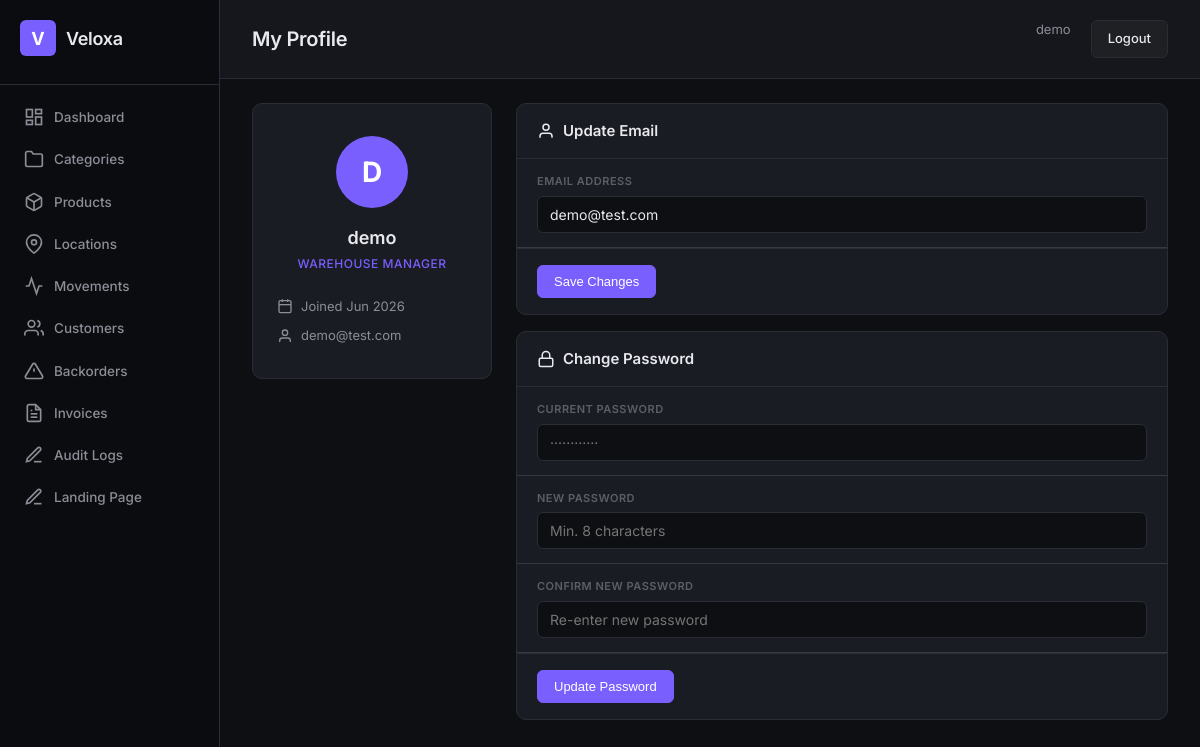
The page /profile/ (signed in) on the database as committed earlier.
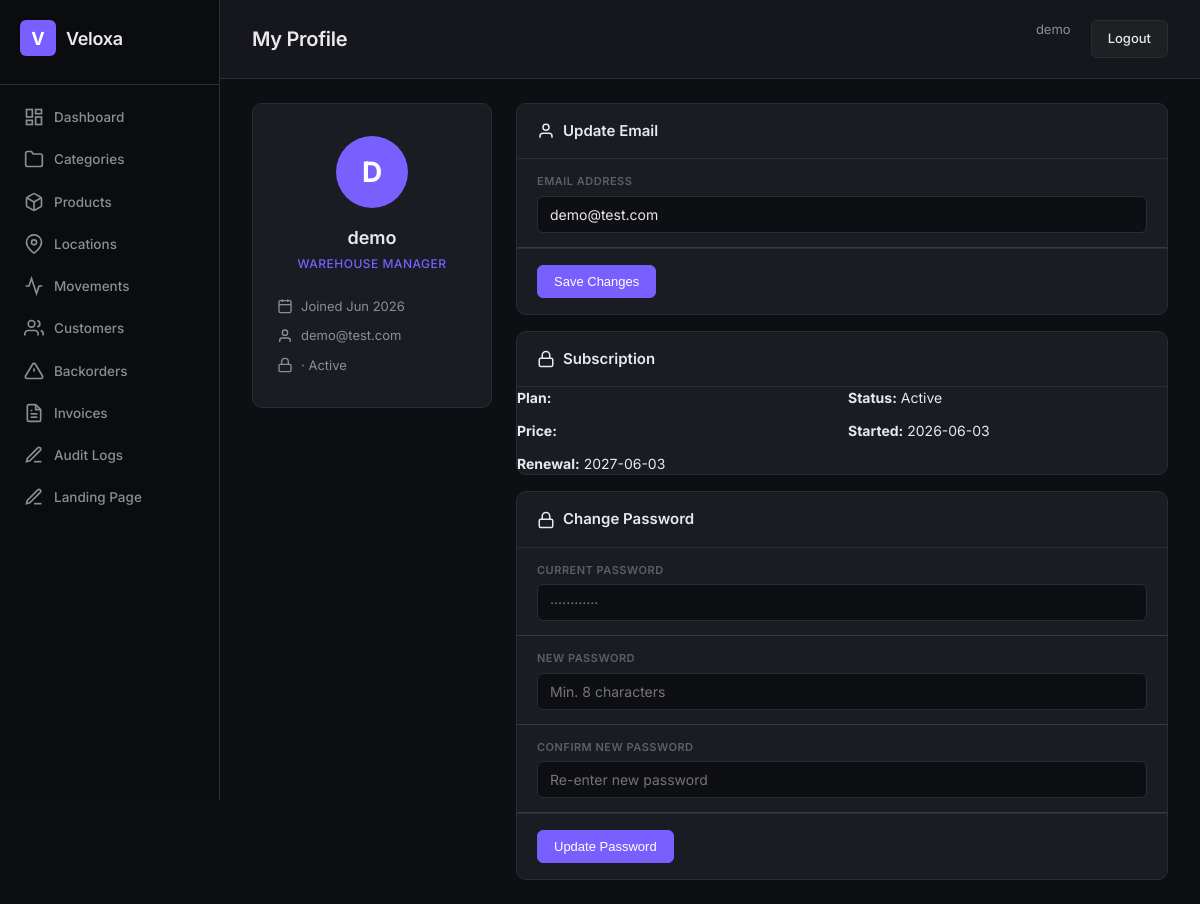
The same page on the database as committed later.
### apps/subscriptions/models.py (models this page shows, shortened)
class Subscription(models.Model):
    STATUS_CHOICES = [
        ("active", "Active"),
        ("expired", "Expired"),
        ("canceled", "Canceled"),
        ("pending_payment", "Pending Payment"),
    ]
    BILLING_CHOICES = [
        ("monthly", "Monthly"),
        ("yearly", "Yearly"),
    ]
    user = models.ForeignKey(
        settings.AUTH_USER_MODEL, on_delete=models.CASCADE,
        related_name="subscriptions"
    )
    plan = models.ForeignKey(
        SubscriptionPlan, on_delete=models.SET_NULL,
        null=True, related_name="subscriptions"
    )
    status = models.CharField(
        max_length=20, choices=STATUS_CHOICES, default="pending_payment"
    )
    start_date = models.DateTimeField(blank=True, null=True)
    end_date = models.DateTimeField(blank=True, null=True)
    billing_cycle = models.CharField(
        max_length=10, choices=BILLING_CHOICES, default="monthly"
    )
    last_payment_date = models.DateTimeField(blank=True, null=True)
    next_payment_date = models.DateTimeField(blank=True, null=True)
    tenant = models.ForeignKey(
        "tenants.Tenant", on_delete=models.CASCADE,
        null=True, blank=True, related_name="%(class)s_set",
    )
    created_at = models.DateTimeField(auto_now_add=True)
    updated_at = models.DateTimeField(auto_now=True)
    objects = TenantAwareManager()
    class Meta:
        ordering = ["-created_at"]

### config/views.py (the view, shortened to what this page needs)
# urls.py: path("profile/", views.profile_view, name="profile"),
@login_required
def profile_view(request):
    from apps.subscriptions.models import Subscription
    sub = Subscription.objects.filter(user=request.user).order_by('-created_at').first()
    email_form = None
    password_form = None
    return render(request, "profile.html", {"email_form": email_form, "password_form": password_form, "subscription": sub})

### apps/accounts/models.py (called while the page is built)
    def get_queryset(self):
        from apps.tenants.utils import get_current_tenant_id
        qs = super().get_queryset()
        tenant_id = get_current_tenant_id()
        if tenant_id is not None:
            return qs.filter(tenant_id=tenant_id)
        return qs

### apps/tenants/managers.py (called while the page is built)
    def get_queryset(self):
        qs = super().get_queryset()
        tenant_id = get_current_tenant_id()
        if tenant_id is not None:
            return qs.filter(tenant_id=tenant_id)
        return qs

### apps/tenants/utils.py (called while the page is built)
def set_current_tenant(tenant):
    _thread_local.tenant = tenant

def get_current_tenant():
    return getattr(_thread_local, "tenant", None)

def get_current_tenant_id():
    tenant = get_current_tenant()
    return tenant.id if tenant else None

### templates/profile.html (shortened to what the changed rows need)
{% extends 'base.html' %}{% block title %}Profile — Veloxa Warehouse{% endblock %}{% block page_title %}My Profile{% endblock %}{% block active %}{% endblock %}
{% block content %}
<div class="profile-layout">
  <div class="profile-side">
    <div class="profile-meta">
      {% if subscription %}
      <div class="profile-meta-item">
        <svg width="16" height="16" viewBox="0 0 24 24" fill="none" stroke="currentColor" stroke-width="2"><rect x="3" y="11" width="18" height="11" rx="2"/><path d="M7 11V7a5 5 0 0 1 10 0v4"/></svg>
        <span>{{ subscription.plan_name }} · {{ subscription.get_status_display }}</span>
      </div>
      {% endif %}
    </div>
  </div>
  <div class="profile-main">
    <div class="card">
      <div class="card-header"><h2><svg width="18" height="18" viewBox="0 0 24 24" fill="none" stroke="currentColor" stroke-width="2" style="vertical-align:middle;margin-right:8px"><path d="M20 21v-2a4 4 0 0 0-4-4H8a4 4 0 0 0-4 4v2"/><circle cx="12" cy="7" r="4"/></svg>Update Email</h2></div>
    </div>
    {% if subscription %}
    <div class="card mt-2">
      <div class="card-header"><h2><svg width="18" height="18" viewBox="0 0 24 24" fill="none" stroke="currentColor" stroke-width="2" style="vertical-align:middle;margin-right:8px"><rect x="3" y="11" width="18" height="11" rx="2"/><path d="M7 11V7a5 5 0 0 1 10 0v4"/></svg>Subscription</h2></div>
      <div class="card-body">
        <div style="display:grid;grid-template-columns:1fr 1fr;gap:12px">
          <div><strong>Plan:</strong> {{ subscription.plan_name }}</div>
          <div><strong>Status:</strong> {{ subscription.get_status_display }}</div>
          <div><strong>Price:</strong> {{ subscription.price_display }}</div>
          <div><strong>Started:</strong> {{ subscription.start_date|date:"Y-m-d" }}</div>
          {% if subscription.end_date %}<div><strong>Renewal:</strong> {{ subscription.end_date|date:"Y-m-d" }}</div>{% endif %}
        </div>
      </div>
    </div>
    {% endif %}
    <div class="card mt-2">
      <div class="card-header"><h2><svg width="18" height="18" viewBox="0 0 24 24" fill="none" stroke="currentColor" stroke-width="2" style="vertical-align:middle;margin-right:8px"><rect x="3" y="11" width="18" height="11" rx="2"/><path d="M7 11V7a5 5 0 0 1 10 0v4"/></svg>Change Password</h2></div>
    </div>
  </div>
</div>
{% endblock %}

Rows that differ between the two databases and show on the page:
added Subscription: status "Active", start_date "2026-06-03", end_date "2027-06-03"
Other text that changed with them:
text now shown: "· Subscription Plan: Status: Price: Started: Renewal:"
